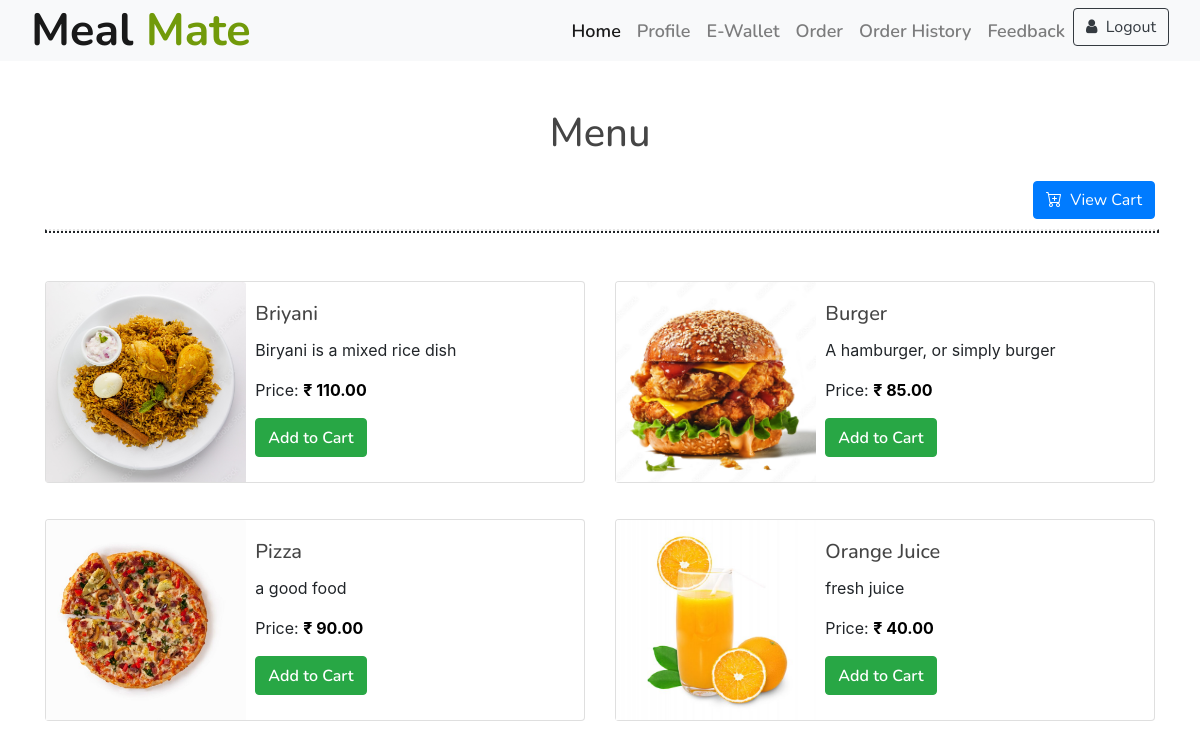
Page /menushowstudent/ on the earlier database version.
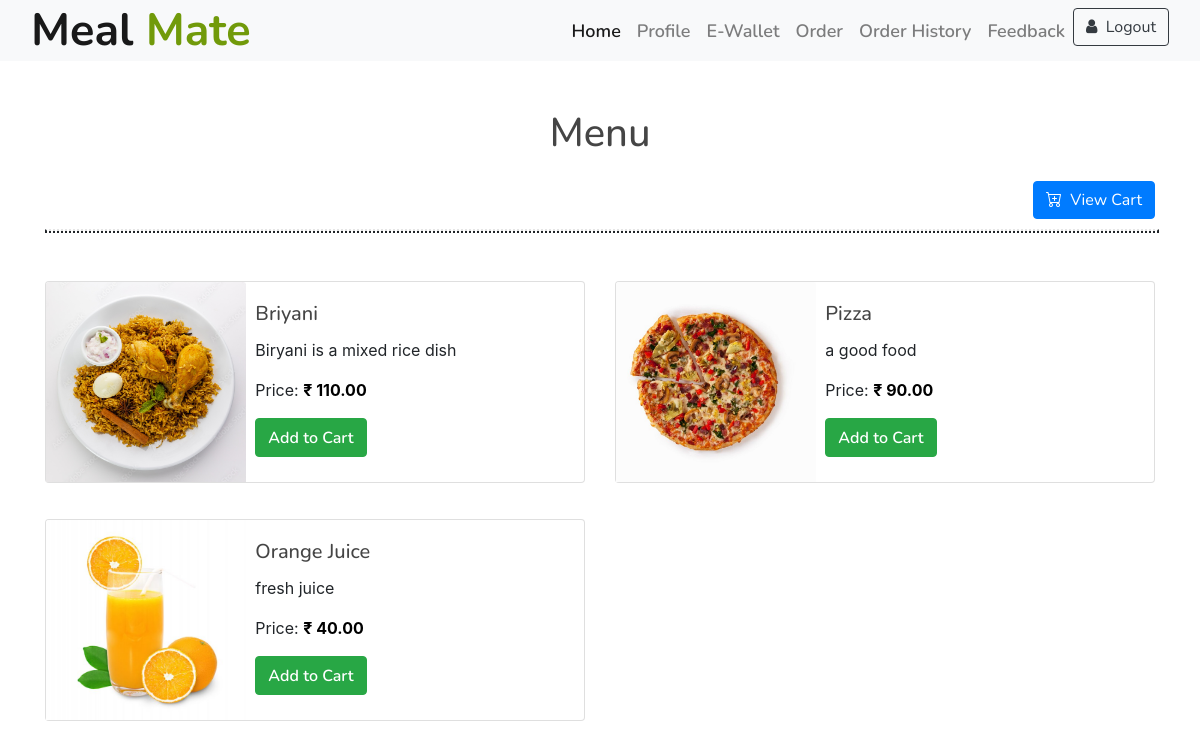
Same page on the later database version.
### accounts/models.py (models this page shows)
class MenuItem(models.Model):
    menuid = models.AutoField(primary_key=True)
    item_name = models.CharField(max_length=255)
    description = models.TextField()
    quantity = models.IntegerField()
    price = models.DecimalField(max_digits=10, decimal_places=2)
    images = models.ImageField(upload_to='images',  default='')

### accounts/views.py (the view)
# urls.py: path('menushowstudent/', views.menushowstudent, name='menushowstudent'),
def menushowstudent(request):
    menu_items = MenuItem.objects.all()
    return render(request, 'menu_student.html', {'menu_items': menu_items})

### templates/menu_student.html (shortened to what this page needs)
{%load static%}
<!DOCTYPE html>
<html lang="en">
<head>
  <link href="https://cdn.jsdelivr.net/npm/bootstrap-icons@1.5.0/font/bootstrap-icons.css" rel="stylesheet">
  <link href="https://stackpath.bootstrapcdn.com/bootstrap/4.4.1/css/bootstrap.min.css" rel="stylesheet">
  <link href="https://cdnjs.cloudflare.com/ajax/libs/font-awesome/5.10.0/css/all.min.css" rel="stylesheet">
  <link href="{% static 'lib/animate/animate.min.css'%}" rel="stylesheet">
  <link href="{% static 'lib/owlcarousel/assets/owl.carousel.min.css'%}" rel="stylesheet">
  <link href="{% static 'lib/flaticon/font/flaticon.css'%}" rel="stylesheet">
  <link href="{% static 'lib/tempusdominus/css/tempusdominus-bootstrap-4.min.css'%}" rel="stylesheet" />
  <link href="{% static 'css/style.css'%}" rel="stylesheet">
  <link rel="stylesheet" type="text/css"
    href="https://stackpath.bootstrapcdn.com/bootstrap/4.3.1/css/bootstrap.min.css">
  <link rel="stylesheet" href="https://stackpath.bootstrapcdn.com/font-awesome/4.7.0/css/font-awesome.min.css">
</head>
<body>
  <div class="navbar navbar-expand-lg bg-light navbar-light">
    <div class="container-fluid">
      <a href="#" class="navbar-brand">Meal <span>Mate</span></a>
      <div class="collapse navbar-collapse justify-content-between" id="navbarCollapse">
        <div class="navbar-nav ml-auto">
          <a href="{% url 'index' %}" class="nav-item nav-link active">Home</a>
          <a href="{% url 'profile' %}" class="nav-item nav-link">Profile</a>
          <a href="{% url 'ewallet'%}" class="nav-item nav-link">E-Wallet</a>
          <a href="{% url 'menushowstudent' %}" class="nav-item nav-link">Order</a>
          <a href="{% url 'order_history_student' %}" class="nav-item nav-link">Order History</a>
          <a href="{% url 'feedbackmenu' %}" class="nav-item nav-link">Feedback</a>
          <a href="{% url 'login' %}">
            <button type="button" class="btn btn-outline-dark">
              <i class="fa fa-user mr-1" aria-hidden="true"></i> Logout
            </button></a>
        </div>
      </div>
    </div>
  </div>
  <div class="container py-5">
    <div class="row">
      <div class="col-lg-10 mx-auto col-12 text-center mb-3">
        <h1 class="mt-0 text-black">Menu</h1>
      </div>
      <div class="container">
        <a href="{% url 'viewcart' %}">
          <button type="button" class="btn btn-primary cart-btn">
            <i class="bi bi-cart-plus mr-1" aria-hidden="true"></i> View Cart
          </button></a>
        <hr class="accent my-5" style="border-width: 2px; border-style: dotted; width: 100%;">
        <div class="row">
          {% for item in menu_items %}
          {% if item.quantity > 0 %}
          <div class="col-md-6 mb-3">
            <div class="card">
              <div class="row g-0">
                <div class="col-md-4">
                  <img src="{{ item.images.url }}" class="card-img-top" alt="{{ item.item_name }}"
                    style="object-fit: cover;">
                </div>
                <div class="col-md-8">
                  <div class="card-body">
                    <h5 class="card-title">{{ item.item_name }}</h5>
                    <p class="card-text">{{ item.description }}</p>
                    <p class="card-text">Price: <span class="price-highlight">₹ {{ item.price }}</span></p>
                    <button class="btn btn-success add-to-cart-btn" data-item-id="{{ item.id }}">
                      <a href="{% url 'add_to_cart' item.menuid %}" class="add-to-cart-link">Add to Cart</a>
                    </button>
                  </div>
                </div>
              </div>
            </div>
          </div>
          {% endif %}
          {% endfor %}
        </div>
      </div>
    </div>
  </div>
</body>
</html>

Differences in the rows shown:
no longer on this page (row edited): MenuItem: images (picture), item_name "Burger", description "A hamburger, or simply burger", price "85.00"
